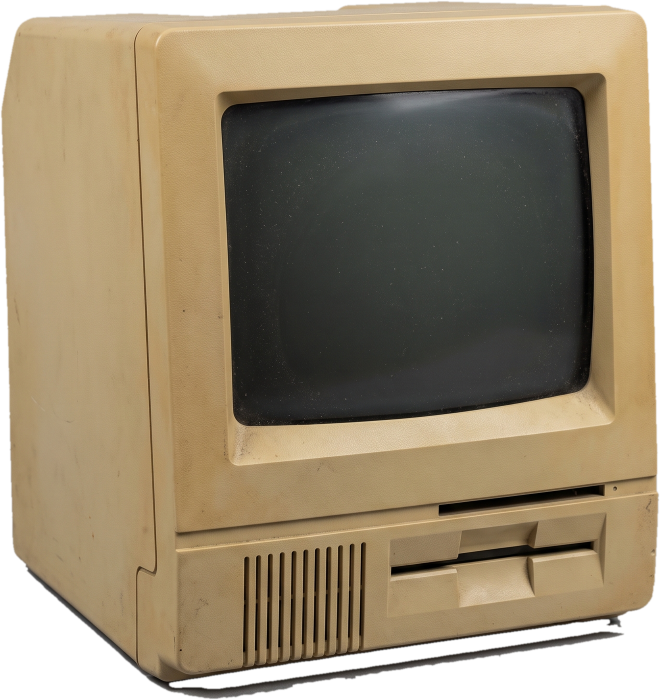
#> input picture plugins/edit-labs-ai/skills/motion-vox/assets/A14_CRT.png, 1320 x 1400 px, found by its file name (shown at 1/2 size)
$ python crt.py
#> lines starting #> are read from the running program, lines starting #| are printed output that depends on the picture
#!/usr/bin/env python3
"""
Tela de CRT com terminal rodando, projetada em perspectiva dentro do monitor.

Por que BLOCOS e nao texto de verdade: a nota do editor costuma proibir interface falsa
de aplicativo (referencias/registros.md), e escrever codigo na tela seria inventar
conteudo. Alem disso, no tamanho em que o monitor aparece (~330px de largura no quadro)
nenhum caractere seria legivel. Blocos de comprimento variavel leem como "tem coisa
rodando" sem afirmar nada — e a mesma regra do "indistinct pale field" dos prompts de foto.

O quadrilatero da tela foi MEDIDO no recorte (`A14_CRT_screen.npy`), nao estimado: o
monitor esta em tres-quartos, entao a tela e um trapezio e um paste reto denunciaria.
"""
import math
from pathlib import Path
import numpy as np
import cv2
from PIL import Image, ImageDraw, ImageFilter

ROOT = Path(__file__).resolve().parent
CUT = ROOT / "07_assets" / "cutout"

# fosforo ambar: registro documentario retro (Style Bible Familia C), e amarra no
# amarelo que ja e o acento do projeto
PHOSPHOR = (232, 214, 122)
GLASS = (18, 16, 14)

# comprimento de cada "linha" de terminal, em fracao da largura util
LINES = [0.30, 0.62, 0.44, 0.78, 0.36, 0.70, 0.52, 0.84, 0.41, 0.66, 0.29]
INDENT = [0.00, 0.06, 0.06, 0.00, 0.06, 0.06, 0.12, 0.00, 0.06, 0.06, 0.00]


# [49 lines left out: function screen_content, not called in this run]


def crt(width, progress=1.0, blink=0.0, rotation=0.0):
    """
    Monitor com a tela ligada. Devolve (imagem, ancora_do_centro_da_tela), com a
    ancora ja corrigida pela rotacao.
    """
    base = Image.open(CUT / "A14_CRT.png").convert("RGBA")
    quad = np.load(CUT / "A14_CRT_screen.npy")          # fracoes (TL,TR,BR,BL)
    s = width / base.width
    base = base.resize((int(base.width * s), int(base.height * s)), Image.LANCZOS)
    W_, H_ = base.size
    dst = (quad * np.array([W_, H_])).astype(np.float32)

    sw = int(max(np.linalg.norm(dst[1] - dst[0]), np.linalg.norm(dst[2] - dst[3])))
    sh = int(max(np.linalg.norm(dst[3] - dst[0]), np.linalg.norm(dst[2] - dst[1])))
    flat = screen_content(max(8, sw), max(8, sh), progress, blink)

    src = np.array([[0, 0], [sw, 0], [sw, sh], [0, sh]], dtype=np.float32)
    M = cv2.getPerspectiveTransform(src, dst)
    warped = cv2.warpPerspective(np.asarray(flat), M, (W_, H_),
                                 flags=cv2.INTER_LINEAR, borderValue=(0, 0, 0))
    mask = cv2.warpPerspective(np.full((sh, sw), 255, np.uint8), M, (W_, H_))
    mask = cv2.erode(mask, np.ones((3, 3), np.uint8), iterations=1)
    lay = Image.fromarray(warped).convert("RGBA")
    lay.putalpha(Image.fromarray(mask).filter(ImageFilter.GaussianBlur(1.0)))

    out = base.copy()
    out.alpha_composite(lay)
    anchor = tuple((dst.mean(axis=0)).tolist())
    if rotation:
        old = out.size
        out = out.rotate(rotation, resample=Image.BICUBIC, expand=True)
        import voxlab as V
        anchor = V.rotate_anchor(old, out.size, rotation, anchor)
    return out, anchor


if __name__ == "__main__":
    from PIL import ImageDraw as D
    W = 300
    s = Image.new("RGB", (W * 5, 340), (232, 230, 222))
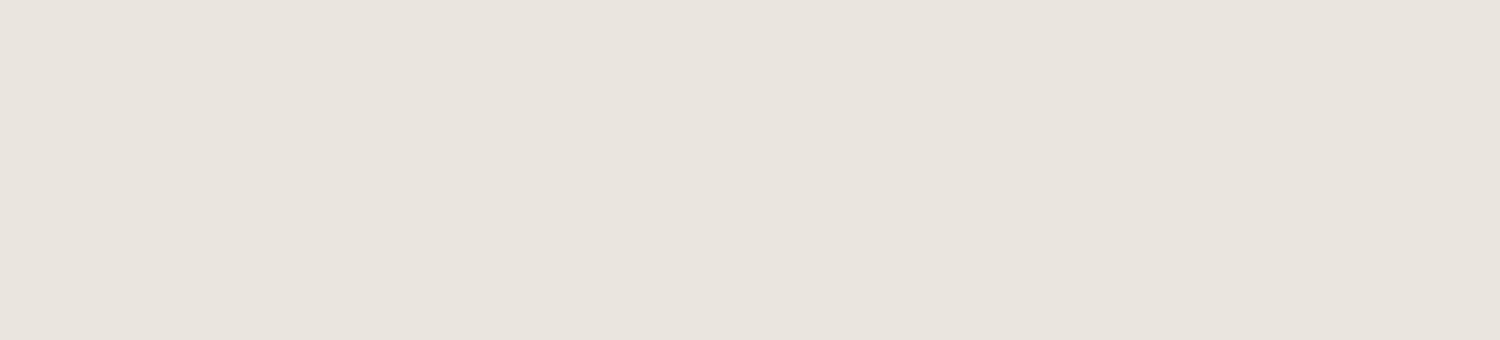
#> s: PIL image 1500x340 RGB; mean R, G, B 232, 230, 222
    d = D.Draw(s)
    for i, pr in enumerate([0.0, 0.25, 0.5, 0.75, 1.0]):
        im, _ = crt(W - 20, progress=pr, blink=(i % 2) * 0.9)
#> in crt, base is the input picture: PIL image 1320x1400 RGBA; mean R, G, B, A 124.6, 109.6, 84.1, 226.5
#> (the run stopped early here; a loop or call above may not have finished)
